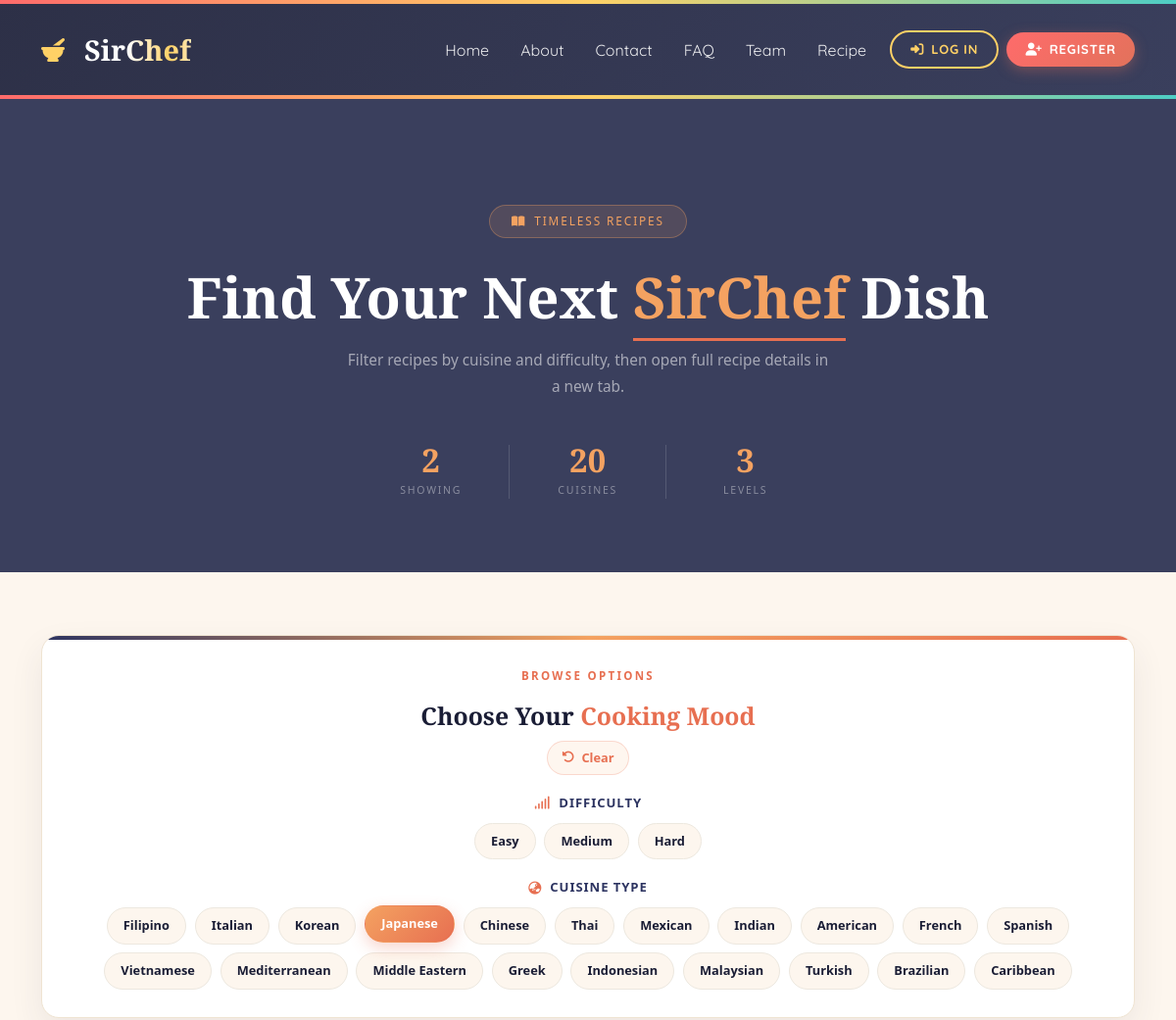
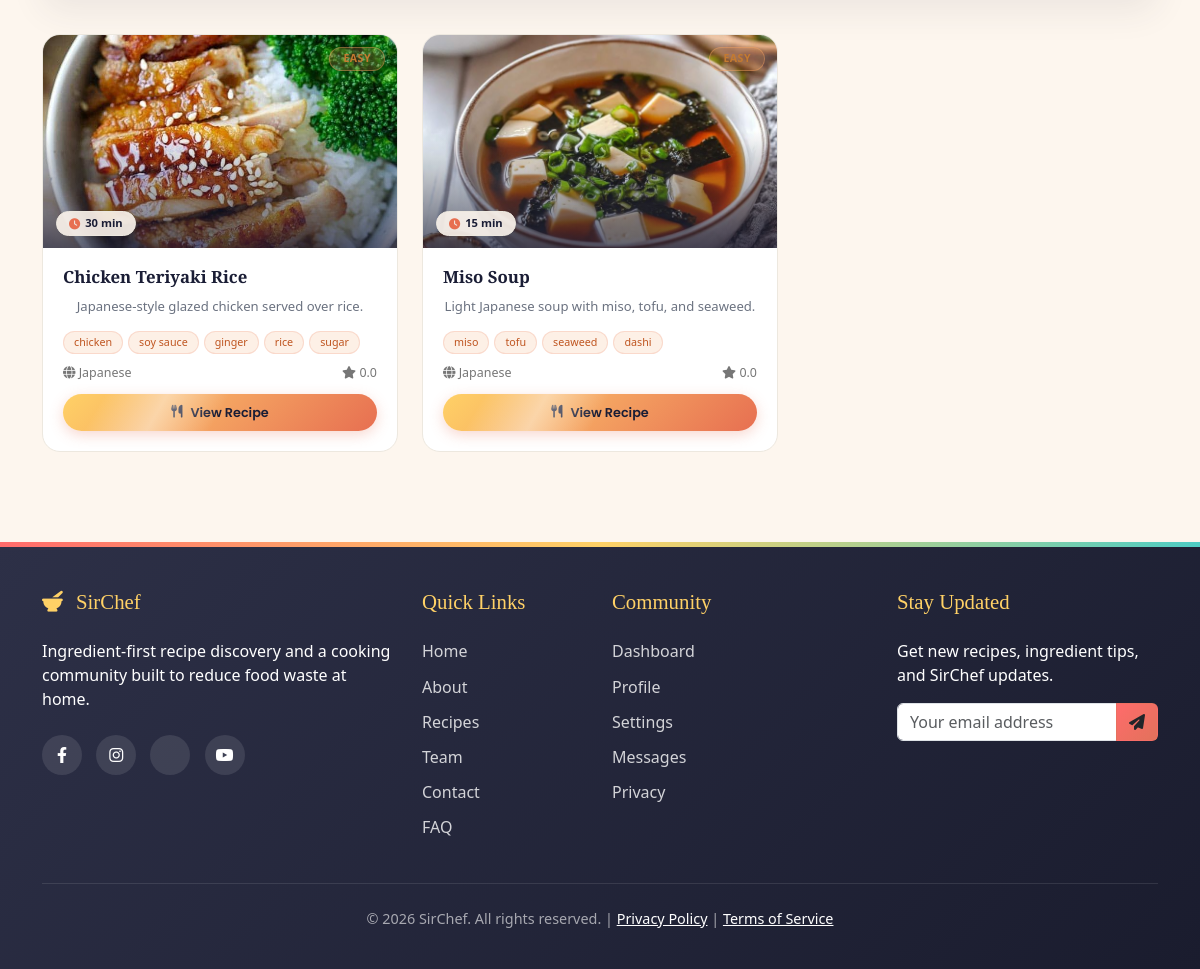
/Pages/recipe.php?cuisine=Japanese, run on the app's committed database (2 pictures, top to bottom).
### tables this page shows
CREATE TABLE recipes (
  id INT AUTO_INCREMENT PRIMARY KEY,
  user_id INT NULL,
  title VARCHAR(180) NOT NULL,
  description TEXT NOT NULL,
  duration_minutes INT NOT NULL,
  difficulty ENUM('Easy','Medium','Hard') NOT NULL,
  cuisine VARCHAR(80) NOT NULL,
  category VARCHAR(80) NOT NULL DEFAULT 'Dishes',
  image VARCHAR(255) NOT NULL,
  youtube_url VARCHAR(255) NULL,
  instructions TEXT NOT NULL,
  source_type ENUM('admin','user') NOT NULL DEFAULT 'admin',
  status ENUM('draft','published') NOT NULL DEFAULT 'published',
  search_count INT NOT NULL DEFAULT 0,
  views INT NOT NULL DEFAULT 0,
  created_at DATETIME NOT NULL DEFAULT CURRENT_TIMESTAMP,
  updated_at DATETIME NOT NULL DEFAULT CURRENT_TIMESTAMP ON UPDATE CURRENT_TIMESTAMP,
  FOREIGN KEY (user_id) REFERENCES users(id) ON DELETE SET NULL
);

CREATE TABLE recipe_ingredients (
  id INT AUTO_INCREMENT PRIMARY KEY,
  recipe_id INT NOT NULL,
  ingredient_name VARCHAR(140) NOT NULL,
  quantity VARCHAR(80) NULL,
  FOREIGN KEY (recipe_id) REFERENCES recipes(id) ON DELETE CASCADE,
  INDEX (ingredient_name)
);

### Pages/helpers.php (called while the page is built, shortened)
<?php
function e(?string $value): string {
    return htmlspecialchars($value ?? "", ENT_QUOTES, "UTF-8");
}
?>

### Pages/recipe.php (the view, shortened to what this page needs)
<?php
require_once "db.php";
require_once "helpers.php";
$cuisines = ["Filipino","Italian","Korean","Japanese","Chinese","Thai","Mexican","Indian","American","French","Spanish","Vietnamese","Mediterranean","Middle Eastern","Greek","Indonesian","Malaysian","Turkish","Brazilian","Caribbean"];
$difficulty = $_GET["difficulty"] ?? "";
$cuisine = $_GET["cuisine"] ?? "";
$sql = "SELECT r.*, COALESCE(ROUND(AVG(rr.rating),1),0) avg_rating FROM recipes r LEFT JOIN recipe_ratings rr ON rr.recipe_id = r.id WHERE r.status = 'published'";
$params = [];
$types = "";
if (in_array($cuisine, $cuisines, true)) { $sql .= " AND r.cuisine = ?"; $params[] = $cuisine; $types .= "s"; }
$sql .= " GROUP BY r.id ORDER BY r.created_at DESC";
$stmt = $conn->prepare($sql);
if ($params) $stmt->bind_param($types, ...$params);
$stmt->execute();
$recipes = $stmt->get_result()->fetch_all(MYSQLI_ASSOC);
?>
<!doctype html>
<html lang="en">
<head>
  <link rel="stylesheet" href="../styles/main.css">
  <link rel="stylesheet" href="../styles/recipe.css">
  <link href="https://cdn.jsdelivr.net/npm/bootstrap@5.3.0/dist/css/bootstrap.min.css" rel="stylesheet">
  <link rel="stylesheet" href="https://cdnjs.cloudflare.com/ajax/libs/font-awesome/6.4.0/css/all.min.css">
</head>
<body>
<?php include "header.php"; ?>
<section class="page-hero">
  <div class="container">
    <span class="hero-badge"><i class="fas fa-book-open"></i> Timeless Recipes</span>
    <h1>Find Your Next <em>SirChef</em> Dish</h1>
    <p class="hero-sub">Filter recipes by cuisine and difficulty, then open full recipe details in a new tab.</p>
    <div class="hero-stats">
      <div class="hs-item"><span class="hs-num"><?= count($recipes) ?></span><span class="hs-lbl">Showing</span></div>
      <div class="hs-item"><span class="hs-num">20</span><span class="hs-lbl">Cuisines</span></div>
      <div class="hs-item"><span class="hs-num">3</span><span class="hs-lbl">Levels</span></div>
    </div>
  </div>
</section>
<main class="recipes-section">
  <div class="container">
    <section class="recipe-options-panel">
      <div class="options-head">
        <span class="eyebrow">Browse Options</span>
        <h2 class="sec-title">Choose Your <span>Cooking Mood</span></h2>
        <a href="recipe.php" class="clear-options"><i class="fas fa-rotate-left"></i> Clear</a>
      </div>
      <div class="option-group">
        <div class="option-label"><i class="fas fa-signal"></i> Difficulty</div>
        <div class="option-pills">
          <?php foreach (["Easy","Medium","Hard"] as $item): ?>
            <?php $url = "recipe.php?" . http_build_query(array_filter(["cuisine" => $cuisine, "difficulty" => $item])); ?>
            <a class="option-pill <?= $difficulty === $item ? "active" : "" ?>" href="<?= e($url) ?>"><?= e($item) ?></a>
          <?php endforeach; ?>
        </div>
      </div>
      <div class="option-group">
        <div class="option-label"><i class="fas fa-globe-asia"></i> Cuisine Type</div>
        <div class="option-pills cuisine-pills">
          <?php foreach ($cuisines as $item): ?>
            <?php $url = "recipe.php?" . http_build_query(array_filter(["cuisine" => $item, "difficulty" => $difficulty])); ?>
            <a class="option-pill <?= $cuisine === $item ? "active" : "" ?>" href="<?= e($url) ?>"><?= e($item) ?></a>
          <?php endforeach; ?>
        </div>
      </div>
    </section>
    <div class="row g-4" id="recipe-grid">
      <?php foreach ($recipes as $recipe): ?>
        <?php
          $stmt = $conn->prepare("SELECT ingredient_name FROM recipe_ingredients WHERE recipe_id = ? LIMIT 5");
          $rid = (int) $recipe["id"];
          $stmt->bind_param("i", $rid);
          $stmt->execute();
          $ings = $stmt->get_result()->fetch_all(MYSQLI_ASSOC);
        ?>
        <div class="col-sm-6 col-lg-4 recipe-card-wrap visible">
          <article class="recipe-card-new">
            <div class="recipe-photo">
              <img src="<?= e($recipe["image"]) ?>" alt="<?= e($recipe["title"]) ?>" loading="lazy">
              <span class="diff-badge <?= strtolower(e($recipe["difficulty"])) ?>"><?= e($recipe["difficulty"]) ?></span>
              <span class="time-badge"><i class="fas fa-clock"></i> <?= (int) $recipe["duration_minutes"] ?> min</span>
            </div>
            <div class="recipe-body">
              <h5><?= e($recipe["title"]) ?></h5>
              <p><?= e($recipe["description"]) ?></p>
              <div class="ing-preview">
                <?php foreach ($ings as $ing): ?><span class="ing-chip"><?= e($ing["ingredient_name"]) ?></span><?php endforeach; ?>
              </div>
              <div class="recipe-mini-meta">
                <span><i class="fas fa-globe"></i> <?= e($recipe["cuisine"]) ?></span>
                <span><i class="fas fa-star"></i> <?= e((string) $recipe["avg_rating"]) ?></span>
              </div>
              <a class="btn-view" href="recipe_detail.php?id=<?= (int) $recipe["id"] ?>" target="_blank"><i class="fas fa-utensils"></i> View Recipe</a>
            </div>
          </article>
        </div>
      <?php endforeach; ?>
    </div>
  </div>
</main>
<?php include "footer.php"; include "login_regis.php"; ?>
</body>
</html>

### styles/main.css (style rules this page uses)
:root { --primary-color: #ff6b6b; --secondary-color: #4ecdc4; --accent-color: #ffd166; --dark-color: #2d3047; --light-color: #f7fff7; --earth-color: #8b4513; --terracotta: #e2725b; --sage-green: #87a96b; --mustard: #d4a017; --dark: #2d3047; --darker: #232538; --gold: #cba409; --gold-lt: #f0c040; --coral: #e8604c; --teal: #4ecdc4; --cream: #fdf6e3; --cream-dk: #f5ead4; --text-lt: rgba(255,255,255,0.80); --text-dim: rgba(255,255,255,0.50); }
*, *::before, *::after { margin: 0; padding: 0; box-sizing: border-box; }
html, body { margin: 0; padding: 0; }
body { font-family: "Poppins", sans-serif; background-color: #fdf6e3; color: #333; overflow-x: hidden; background-image: radial-gradient(circle at 10% 20%, rgba(255,215,102,0.1) 0%, transparent 20%), radial-gradient(circle at 90% 80%, rgba(78,205,196,0.1) 0%, transparent 20%); }
h1, h2, h3, h4, h5 { font-family: "Playfair Display", serif; font-weight: 600; }

### data on the page
recipes: image (picture), difficulty "EASY", duration_minutes "30", title "Chicken Teriyaki Rice", description "Japanese-style glazed chicken served over rice.", cuisine "Japanese", avg_rating "0.0"
recipe_ingredients: ingredient_name "chicken"
recipe_ingredients: ingredient_name "soy sauce"
recipe_ingredients: ingredient_name "ginger"
recipe_ingredients: ingredient_name "rice"
recipe_ingredients: ingredient_name "sugar"
recipes: image (picture), difficulty "EASY", duration_minutes "15", title "Miso Soup", description "Light Japanese soup with miso, tofu, and seaweed.", cuisine "Japanese", avg_rating "0.0"
recipe_ingredients: ingredient_name "miso"
recipe_ingredients: ingredient_name "tofu"
recipe_ingredients: ingredient_name "seaweed"
recipe_ingredients: ingredient_name "dashi"

### other printed values
count($recipes) "2"
$item "Easy"
$item "Medium"
$item "Hard"
$item "Filipino"
$item "Italian"
$item "Korean"
$item "Japanese"
$item "Chinese"
$item "Thai"
$item "Mexican"
$item "Indian"
$item "American"
$item "French"
$item "Spanish"
